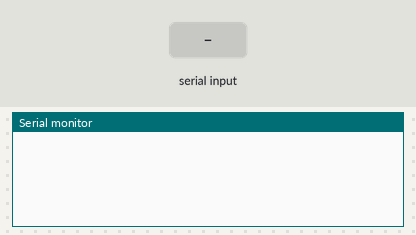
This sketch was run on a simulated Arduino Uno, built with avr-gcc and run on an emulated ATmega328P. On the bench: the last lines printed to the serial monitor. Inputs (shaded band) come from the test bench.

Above: at 1.2 s.
1.3 s: "RESET\n" received over Serial
At 2.1 s:
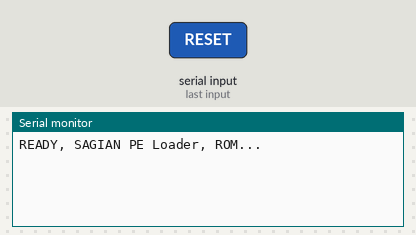
2.8 s: byte 10 ('\n') received over Serial
At 3.2 s:
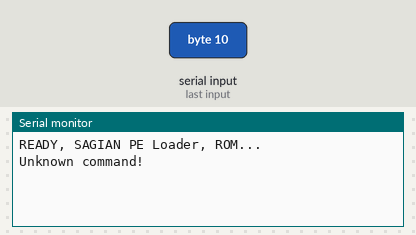
4.3 s: "X-AXIS \n" received over Serial
At 5.5 s:
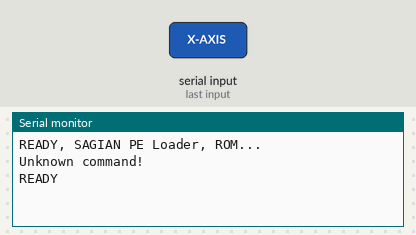
5.8 s: "GRIPPER OPEN\n" received over Serial
At 6.9 s:
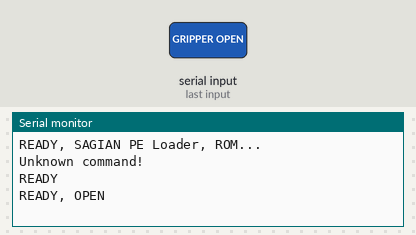
7.3 s: "GRIPPER CLOSE\n" received over Serial
At 8.0 s:
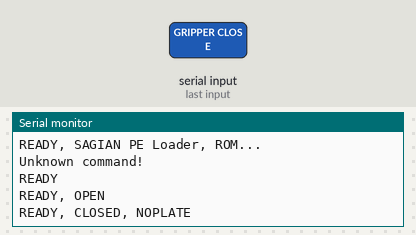
8.8 s: "LOADER_STATUS\n" received over Serial
At 9.2 s:
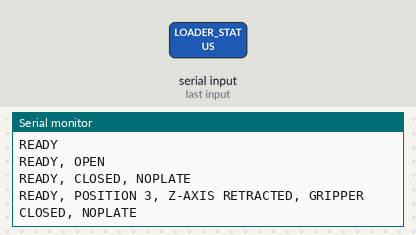

The sketch:

fakeplateloader.ino
```cpp
String inputString = "";
bool isStringComplete = false;

void setup() {
    inputString.reserve(200);
    Serial.begin(19200);
}

void loop() {
    if (isStringComplete) {
        // Do stuff with it!
        if (inputString.equals("RESET")) {
            Serial.println("READY, SAGIAN PE Loader, ROM...");
        } else if (inputString.startsWith("X-AXIS ")) {
            Serial.println("READY");
        } else if (inputString.startsWith("Z-AXIS ")) {
            Serial.println("READY");
        } else if (inputString.equals("GRIPPER OPEN")) {
            Serial.println("READY, OPEN");
        } else if (inputString.equals("GRIPPER CLOSE")) {
            Serial.println("READY, CLOSED, NOPLATE");
        } else if (inputString.equals("LOADER_STATUS")) {
            Serial.println("READY, POSITION 3, Z-AXIS RETRACTED, GRIPPER CLOSED, NOPLATE");
        } else if (inputString.startsWith("MOVE ")) {
            delay(3000);
            Serial.println("READY");
        } else {
            Serial.print("Unknown command!  ");
            Serial.println(inputString);
        }


        inputString = "";
        isStringComplete = false;
    }
}

void serialEvent() {
    while (Serial.available()) {
        char inChar = (char) Serial.read();
        if (inChar == '\n') {
            isStringComplete = true;
        } else {
            inputString += inChar;
        }
    }
}
```

Measured:
- after the input at 1.3 s, the serial monitor: prints a new line at once (image 1)
- after the input at 2.8 s, the serial monitor: prints a new line at once (image 2)
- after the input at 4.3 s, the serial monitor: prints a new line at once (image 3)
- after the input at 5.8 s, the serial monitor: prints a new line at once (image 4)
- after the input at 7.3 s, the serial monitor: prints a new line at once (image 5)
- after the input at 8.8 s, the serial monitor: prints a new line at once (image 6)
